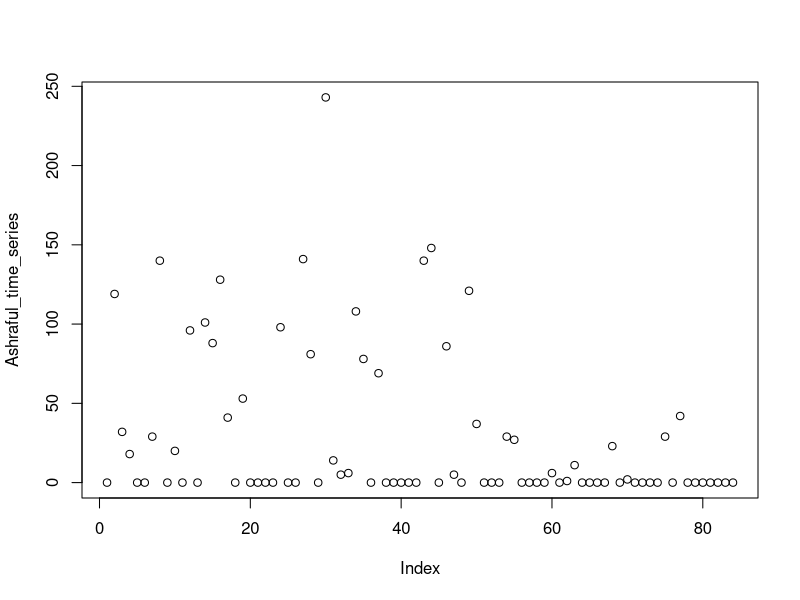
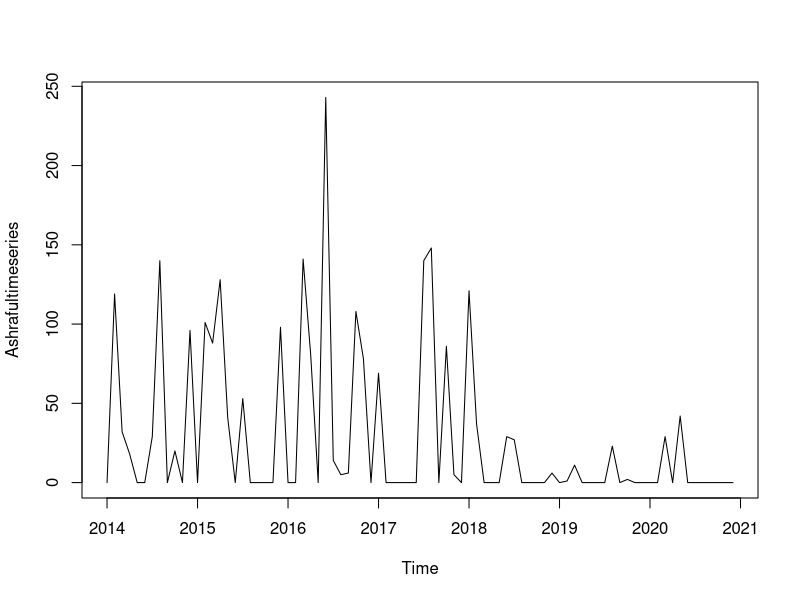
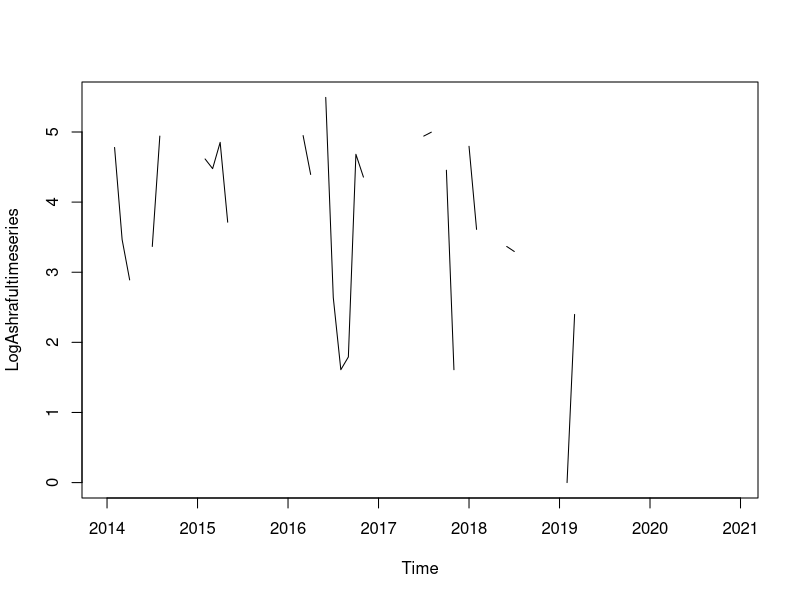
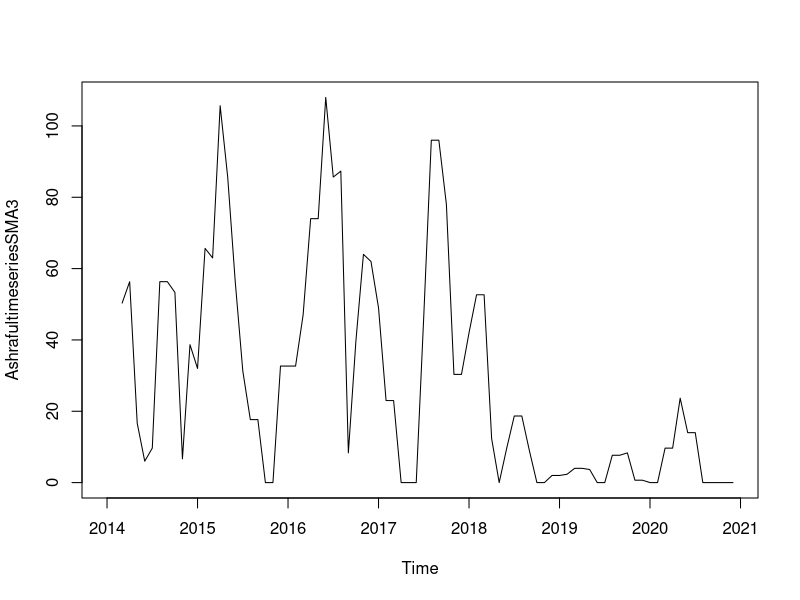
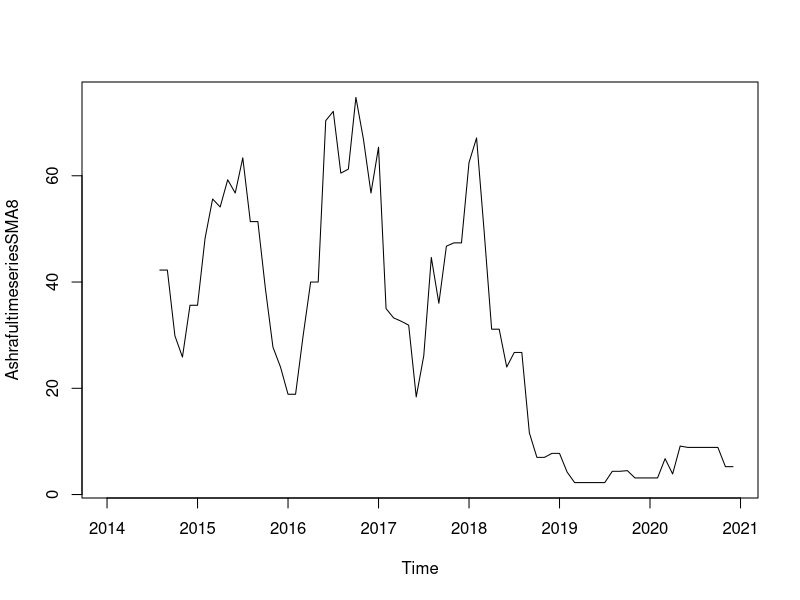
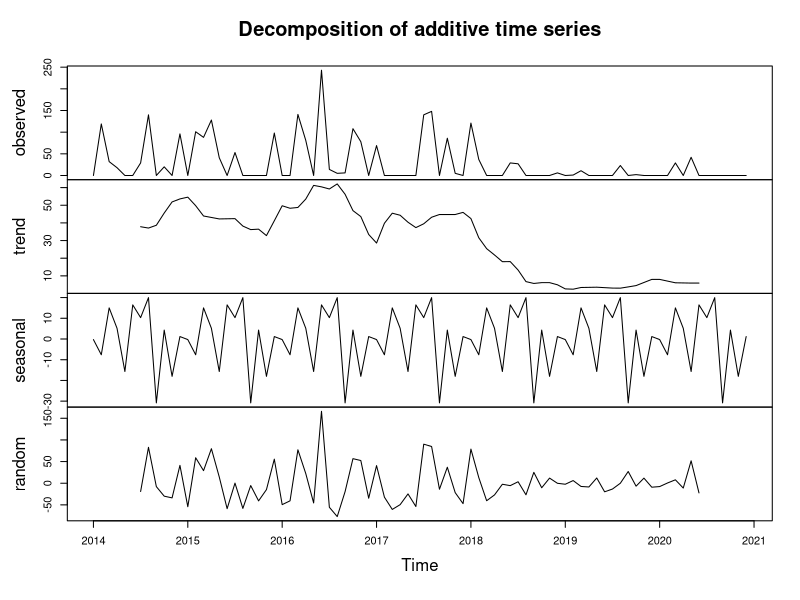
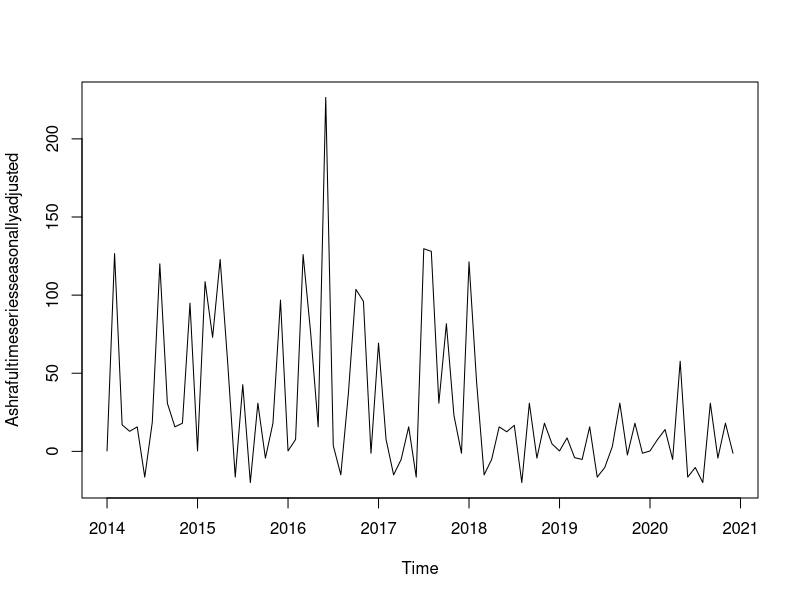

Generate these figures, in order, with R:

#Plotting Time Series
Ashraful_time_series<- c(0,119,32,18,0,0,29,140,0,20,0,96,0,101,88,128,41,0,53,0,0,0,0,98,0,0,141,81,0,243,14,5,6,108,78,0,69,0,0,0,0,0,140,148,0,86,5,0,121,37,0,0,0,29,27,0,0,0,0,6,0,1,11,0,0,0,0,23,0,2,0,0,0,0,29,0,42,0,0,0,0,0,0,0)
print(Ashraful_time_series)
plot(Ashraful_time_series)

Ashrafultimeseries<- ts(Ashraful_time_series,start=c(2014,1),frequency = 12)
print(Ashrafultimeseries)
plot(Ashrafultimeseries)

LogAshrafultimeseries <- log(Ashrafultimeseries)
plot.ts(LogAshrafultimeseries)

#------Decomposing Time Series--------
#Decomposing Non-Seasonal Data

install.packages("TTR")
library(TTR)

AshrafultimeseriesSMA3 <- SMA(Ashrafultimeseries,n=3)
plot(AshrafultimeseriesSMA3)
AshrafultimeseriesSMA8 <- SMA(Ashrafultimeseries,n=8)
plot(AshrafultimeseriesSMA8)

#Decomposing Seasonal Data
Ashrafultimeseriescomponents <- decompose(Ashrafultimeseries)
plot(Ashrafultimeseriescomponents)

#Seasonally Adjusting
Ashrafultimeseriescomponents <- decompose(Ashrafultimeseries)
Ashrafultimeseriesseasonallyadjusted <- Ashrafultimeseries - Ashrafultimeseriescomponents$seasonal
plot(Ashrafultimeseriesseasonallyadjusted)
